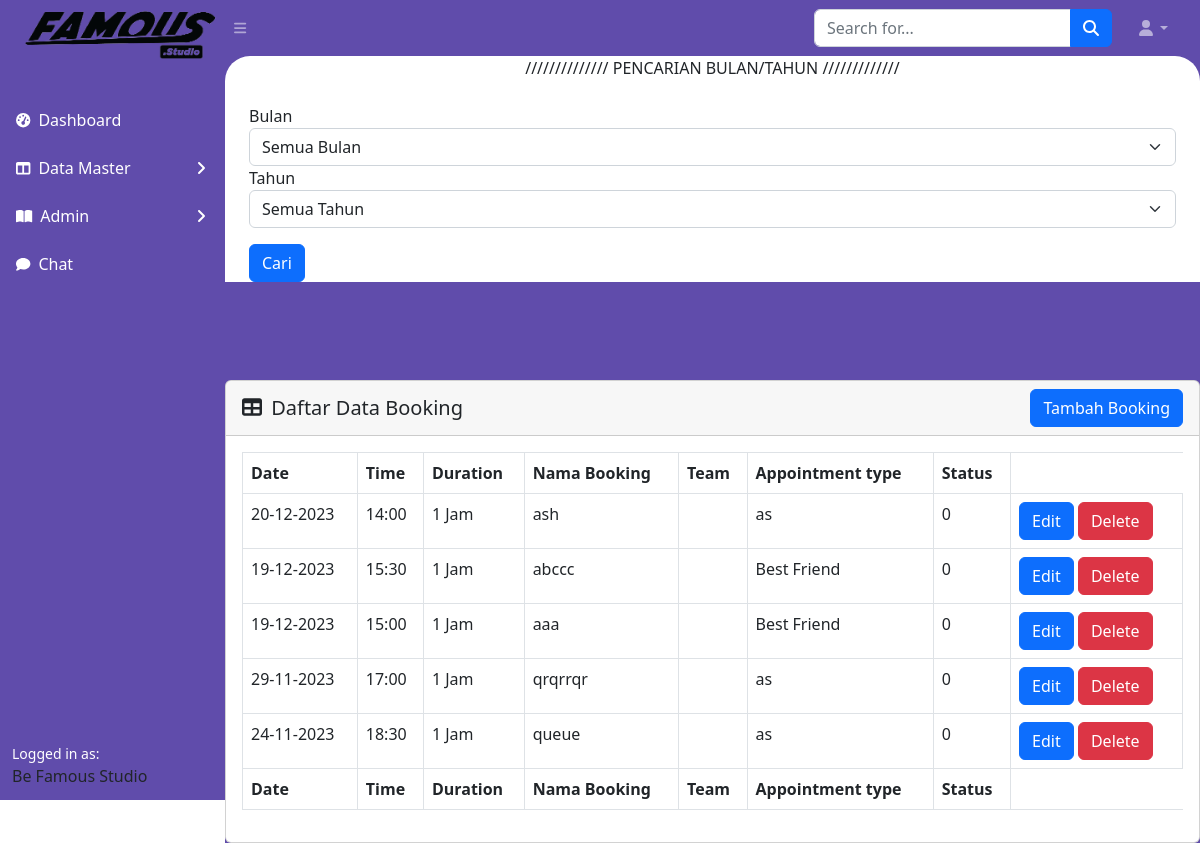
/admin/booking.php, run on an earlier commit of the app's database.
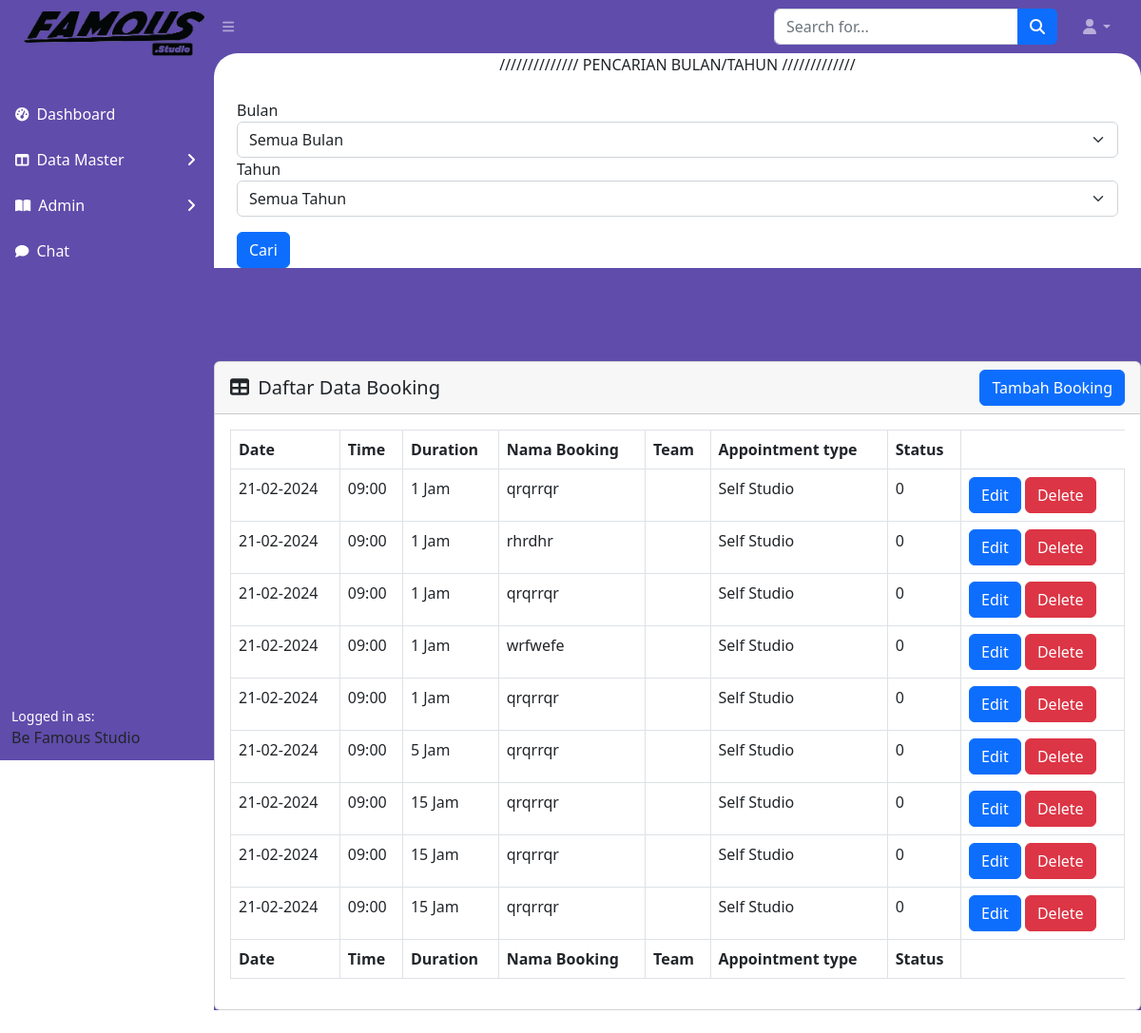
And on a later commit of the database.
### tables this page shows
CREATE TABLE `bookings` (
  `idBooking` int(255) NOT NULL,
  `tanggalBooking` date NOT NULL,
  `waktuBooking` time(6) NOT NULL,
  `durasiBooking` int(255) NOT NULL,
  `namaBooking` varchar(255) NOT NULL,
  `statusBooking` enum('0','1','2','') NOT NULL,
  `idJasa` int(255) NOT NULL
);

CREATE TABLE `jasa` (
  `idJasa` int(255) NOT NULL,
  `namaJasa` varchar(1000) NOT NULL,
  `status` int(10) NOT NULL
);

### admin/booking.php (the view, shortened to what the changed rows need)
<?php
$bulanFilter = $tahunFilter = "";
$conn = connectToDatabase();
$sql = "SELECT * from bookings b inner join jasa j on j.idJasa=b.idJasa order by b.tanggalBooking desc , b.waktuBooking desc ";
$result = $conn->query($sql);
$isi = "
<div class=''>
<div style='text-align: center;'>
    <label for='nothing'>////////////// PENCARIAN BULAN/TAHUN /////////////</label>
</div>
<BR>
<form method='POST' action='" . htmlspecialchars($_SERVER["PHP_SELF"]) . "'>
    <label for='bulan'>Bulan</label>
    <select class='form-select' id='bulanFilter' name='bulanFilter'>
        <option value=''>Semua Bulan</option>";
$bulanOptions = [
    1 => 'Januari',
    2 => 'Ferbuari',
    3 => 'Maret',
    4 => 'April',
    5 => 'Mei',
    6 => 'Juni',
    7 => 'Juli',
    8 => 'Agustus',
    9 => 'September',
    10 => 'Oktober',
    11 => 'November',
    12 => 'Desember'
];
foreach ($bulanOptions as $bulanValue => $bulanLabel) {
    $selected = ($bulanFilter == $bulanValue) ? 'selected' : '';
    $isi .= "<option value='$bulanValue' $selected>$bulanLabel</option>";
}
$isi .= "
    </select>
    </div>
<div class='mb-3'>
    <label for='tahunFilter'>Tahun</label>
    <select class='form-select' id='tahunFilter' name='tahunFilter'>
        <option value=''>Semua Tahun</option>";
$tahunOptions = [
    2020, 2021, 2022, 2023, 2024, 2025, 2026, 2027, 2028, 2029, 2030
];
foreach ($tahunOptions as $tahunValue) {
    $selected = ($tahunFilter == $tahunValue) ? 'selected' : '';
    $isi .= "<option value='$tahunValue' $selected>$tahunValue</option>";
}
$isi .= "
    </select>
</div>
  <button type='submit' name='findFilter' class='btn btn-primary' id='filterButton'>Cari</button>
  </form>
</div>
<div class='card mb-4' style='margin-top:10%'>
                            <div class='card-header' >
                                    <div class='d-flex justify-content-between align-items-center'>
                                        <h5 class='card-title m-0'><i class='fas fa-table me-1'></i> Daftar Data Booking</h5>
                                        <a href='actionBooking.php' class='btn btn-primary'>Tambah Booking</a>
                                    </div>
                                </div>
                            <div class='card-body' >
                                <table id='datatablesSimple' class='table table-bordered mx-auto'>
                                   <thead>
                                       <tr>
                                           <th>Date</th>
                                           <th>Time</th>
                                           <th>Duration</th>
                                           <th>Nama Booking</th>
                                           <th>Team</th>
                                           <th>Appointment type</th>
                                           <th>Status</th>
                                       </tr>
                                   </thead>
                                   <tfoot>
                                       <tr>
                                             <th>Date</th>
                                             <th>Time</th>
                                             <th>Duration</th>
                                             <th>Nama Booking</th>
                                             <th>Team</th>
                                             <th>Appointment type</th>
                                             <th>Status</th>
                                       </tr>
                                   </tfoot>
                                    <tbody>
                                       ";
                                    while ($row = $result->fetch_assoc()) {
                                        $waktuBooking = substr($row['waktuBooking'], 0, 5);
                                           $dateString=$row['tanggalBooking'];
                                        $dateTime = new DateTime($dateString);
                                        $dmyFormat = $dateTime->format("d-m-Y");
                                        $isi .= "<tr>
                                                <td>" . $dmyFormat . "</td>
                                                <td>" . $waktuBooking . " </td>
                                                <td>" . $row['durasiBooking'] . " Jam </td>
                                                <td>" . $row['namaBooking'] . "</td>
                                                <td></td>
                                                <td>" . $row['namaJasa'] . "</td>
                                                <td>" . $row['statusBooking'] . "</td>
                                                <td>
                                                    <a href='actionBooking.php?idEdit=" . $row['idBooking'] . "' class='btn btn-primary'>Edit</a>
                                                    <a onclick='hapus(" . $row['idBooking'] . ")' class='btn btn-danger'>Delete</a>
                                                </td>
                                            </tr>";
                                                        }
                                                        $isi .= "
                                    </tbody>
                                </table>
                            </div>
                        </div>
                            <script>
                            function hapus(id) {
                                const confirmation = confirm('Apakah kamu yakin untuk menghapus data?');
                                if (confirmation) {
                                    window.location.href = 'actionBooking.php?idDell='+id;
                                } else {
                                    alert('Hapus Dibatalkan');
                                }
                            }
                            </script>
                        ";
include 'index.php';

What changed in the data, as far as the page shows it:
removed bookings: tanggalBooking "20-12-2023", waktuBooking "14:00", durasiBooking "1", namaBooking "ash", idJasa.namaJasa "as", statusBooking "0"
removed bookings: tanggalBooking "19-12-2023", waktuBooking "15:30", durasiBooking "1", namaBooking "abccc", idJasa.namaJasa "Best Friend", statusBooking "0"
removed bookings: tanggalBooking "19-12-2023", waktuBooking "15:00", durasiBooking "1", namaBooking "aaa", idJasa.namaJasa "Best Friend", statusBooking "0"
removed bookings: tanggalBooking "29-11-2023", waktuBooking "17:00", durasiBooking "1", namaBooking "qrqrrqr", idJasa.namaJasa "as", statusBooking "0"
removed bookings: tanggalBooking "24-11-2023", waktuBooking "18:30", durasiBooking "1", namaBooking "queue", idJasa.namaJasa "as", statusBooking "0"
added bookings: tanggalBooking "21-02-2024", waktuBooking "09:00", durasiBooking "1", namaBooking "qrqrrqr", idJasa.namaJasa "Self Studio", statusBooking "0"
added bookings: tanggalBooking "21-02-2024", waktuBooking "09:00", durasiBooking "1", namaBooking "rhrdhr", idJasa.namaJasa "Self Studio", statusBooking "0"
added bookings: tanggalBooking "21-02-2024", waktuBooking "09:00", durasiBooking "1", namaBooking "qrqrrqr", idJasa.namaJasa "Self Studio", statusBooking "0"
added bookings: tanggalBooking "21-02-2024", waktuBooking "09:00", durasiBooking "1", namaBooking "wrfwefe", idJasa.namaJasa "Self Studio", statusBooking "0"
added bookings: tanggalBooking "21-02-2024", waktuBooking "09:00", durasiBooking "1", namaBooking "qrqrrqr", idJasa.namaJasa "Self Studio", statusBooking "0"
added bookings: tanggalBooking "21-02-2024", waktuBooking "09:00", durasiBooking "5", namaBooking "qrqrrqr", idJasa.namaJasa "Self Studio", statusBooking "0"
added bookings: tanggalBooking "21-02-2024", waktuBooking "09:00", durasiBooking "15", namaBooking "qrqrrqr", idJasa.namaJasa "Self Studio", statusBooking "0"
added bookings: tanggalBooking "21-02-2024", waktuBooking "09:00", durasiBooking "15", namaBooking "qrqrrqr", idJasa.namaJasa "Self Studio", statusBooking "0"
added bookings: tanggalBooking "21-02-2024", waktuBooking "09:00", durasiBooking "15", namaBooking "qrqrrqr", idJasa.namaJasa "Self Studio", statusBooking "0"
